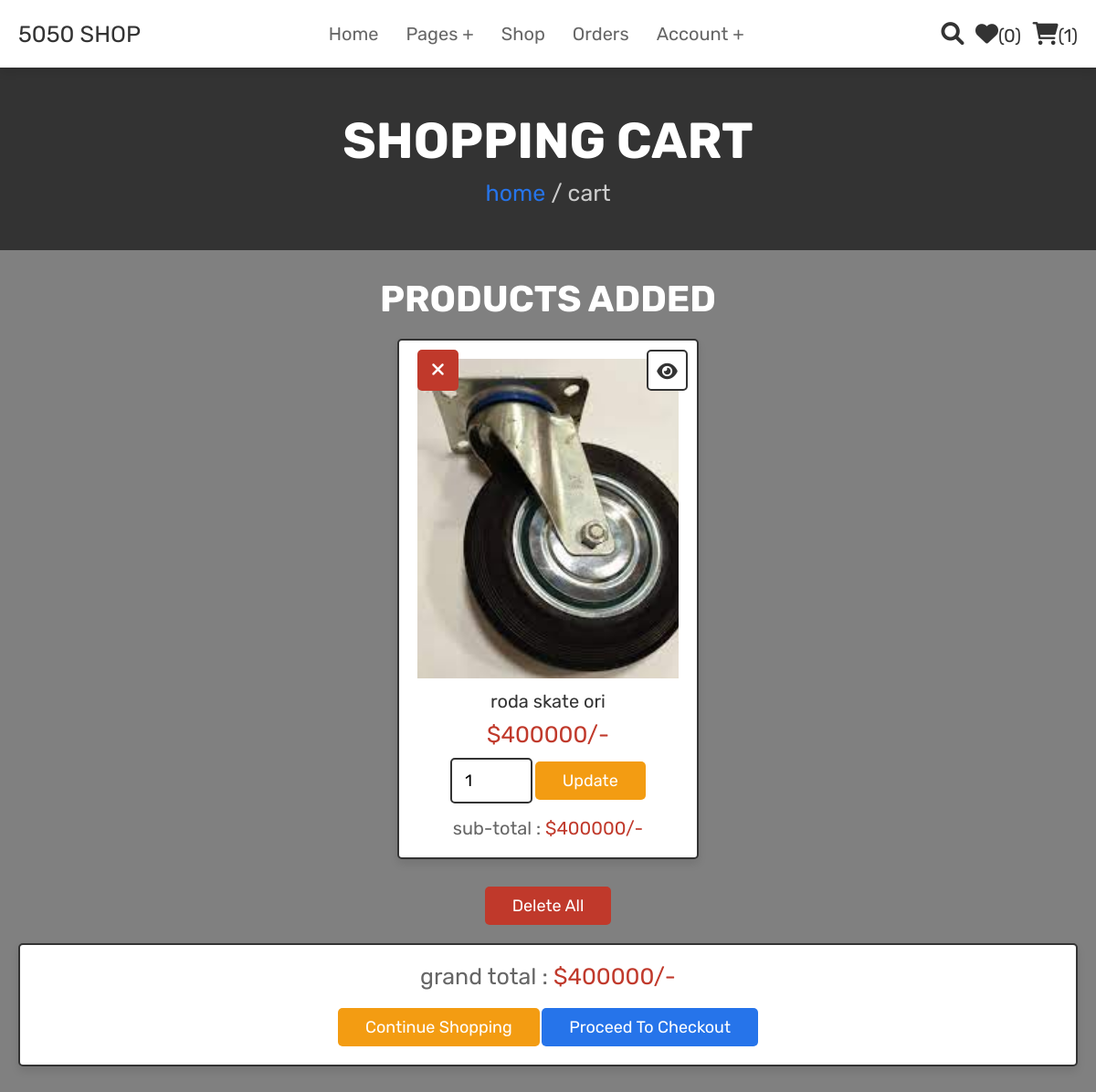
The app's page /PHP/cart.php (signed in) with its own data.
### tables this page shows
CREATE TABLE IF NOT EXISTS `cart` (
  `id` int NOT NULL AUTO_INCREMENT,
  `user_id` int NOT NULL,
  `pid` int NOT NULL,
  `name` varchar(100) NOT NULL,
  `price` int NOT NULL,
  `quantity` int NOT NULL,
  `image` varchar(100) NOT NULL,
  PRIMARY KEY (`id`)
);

### PHP/cart.php (the view, shortened to what this page needs)
<?php
@include 'config.php';
$user_id = $_SESSION['user_id'];
?>
<!DOCTYPE html>
<html lang="en">
<head>
   <link rel="stylesheet" href="https://cdnjs.cloudflare.com/ajax/libs/font-awesome/6.0.0/css/all.min.css">
   <link rel="stylesheet" href="css login/style.css">
</head>
<body>
<?php @include 'header.php'; ?>
<section class="heading">
    <h3>shopping cart</h3>
    <p> <a href="home.php">home</a> / cart </p>
</section>
<section class="shopping-cart">
    <h1 class="title">products added</h1>
    <div class="box-container">
    <?php
        $grand_total = 0;
        $select_cart = mysqli_query($conn, "SELECT * FROM `cart` WHERE user_id = '$user_id'") or die('query failed');
        if(mysqli_num_rows($select_cart) > 0){
            while($fetch_cart = mysqli_fetch_assoc($select_cart)){
    ?>
    <div  class="box">
        <a href="cart.php?delete=<?php echo $fetch_cart['id']; ?>" class="fas fa-times" onclick="return confirm('delete this from cart?');"></a>
        <a href="view_page.php?pid=<?php echo $fetch_cart['pid']; ?>" class="fas fa-eye"></a>
        <img src="uploaded_img/<?php echo $fetch_cart['image']; ?>" alt="" class="image">
        <div class="name"><?php echo $fetch_cart['name']; ?></div>
        <div class="price">$<?php echo $fetch_cart['price']; ?>/-</div>
        <form action="" method="post">
            <input type="number" min="1" value="<?php echo $fetch_cart['quantity']; ?>" name="cart_quantity" class="qty">
            <input type="submit" value="update" class="option-btn" name="update_quantity">
        </form>
        <div class="sub-total"> sub-total : <span>$<?php echo $sub_total = ($fetch_cart['price'] * $fetch_cart['quantity']); ?>/-</span> </div>
    </div>
    <?php
    $grand_total += $sub_total;
        }
    }else{
        echo '<p class="empty">your cart is empty</p>';
    }
    ?>
    </div>
    <div class="more-btn">
        <a href="cart.php?delete_all" class="delete-btn <?php echo ($grand_total > 1)?'':'disabled' ?>" onclick="return confirm('delete all from cart?');">delete all</a>
    </div>
    <div class="cart-total">
        <p>grand total : <span>$<?php echo $grand_total; ?>/-</span></p>
        <a href="shop.php" class="option-btn">continue shopping</a>
        <a href="checkout.php" class="btn  <?php echo ($grand_total > 1)?'':'disabled' ?>">proceed to checkout</a>
    </div>
</section>
</body>
</html>

### PHP/css login/style.css (style rules this page uses)
:root { --pink:#e84393; --red:#c0392b; --orange:#f39c12; --black:#333; --white:#fff; --light-color:#666; --light-white:#ccc; --light-bg:#f5f5f5; --blue:#2674ea; --border:.2rem solid var(--black); --box-shadow:0 .5rem 1rem rgba(0,0,0,.1); }
* { font-family: 'Rubik', sans-serif; margin:0; padding:0; box-sizing: border-box; outline: none; border:none; text-decoration: none; transition:all .2s linear; }
html { font-size: 62.5%; overflow-x: hidden; scroll-behavior: smooth; scroll-padding-top: 6.5rem; }
body { background-image: url('blur.png'); background-size: cover; background-repeat: no-repeat; background-color: grey; }
section { padding:3rem 2rem; }
.btn, .delete-btn, .option-btn { display: inline-block; border-radius: .5rem; margin-top: 1rem; font-size: 1.8rem; color:var(--white); cursor: pointer; padding:1rem 3rem; text-transform: capitalize; }
.btn { background-color:var(--blue); }
.delete-btn { background-color: var(--red); }
.option-btn { background-color: var(--orange); }
.more-btn { margin-top: 2rem; text-align: center; }
.heading { display: flex; flex-flow: column; align-items: center; justify-content: center; gap:1rem; background-color: var(--black); text-align: center; min-height: 25vh; }
.heading h3 { font-size: 5.5rem; color:var(--white); text-transform: uppercase; }
.heading p { font-size: 2.5rem; color:var(--light-white); }
.heading p a { color:var(--blue); }
.title { text-align: center; margin-bottom: 2rem; color:#fff; text-transform: uppercase; font-size: 4rem; }
.shopping-cart .box-container { max-width: 1200px; margin:0 auto; display: grid; grid-template-columns: repeat(auto-fit, 33rem); gap:1.5rem; align-items: flex-start; justify-content: center; }
.shopping-cart .box-container .box { padding:2rem; text-align: center; background-color: var(--white); border:var(--border); box-shadow: var(--box-shadow); border-radius: .5rem; position: relative; }
.shopping-cart .box-container .box .image { height: 35rem; width: 100%; object-fit: cover; }
.shopping-cart .box-container .box .fa-eye, .shopping-cart .box-container .box .fa-times { position: absolute; top:1rem; height: 4.5rem; width: 4.5rem; line-height: 4.3rem; font-size: 2rem; border-radius: .5rem; }
.shopping-cart .box-container .box .fa-eye { right:1rem; border:var(--border); background-color: var(--white); color:var(--black); }
.shopping-cart .box-container .box .fa-times { background-color: var(--red); color:var(--white); }
.shopping-cart .box-container .box .name { font-size: 2rem; color:var(--black); margin:1rem 0; }
.shopping-cart .box-container .box .price { font-size: 2.5rem; color:var(--red); margin:.5rem 0; }
.shopping-cart .box-container .box .qty { width: 9rem; padding:1.2rem 1.4rem; border-radius: .5rem; border:var(--border); font-size: 1.8rem; }
.shopping-cart .box-container .box .sub-total { margin-top: 1.5rem; font-size: 2rem; color:var(--light-color); }
.shopping-cart .box-container .box .sub-total span { color:var(--red); }
.shopping-cart .cart-total { max-width: 1200px; margin:0 auto; padding:2rem; text-align: center; background-color: var(--white); border:var(--border); box-shadow: var(--box-shadow); border-radius: .5rem; margin-top: 2rem; }
.shopping-cart .cart-total p { font-size: 2.5rem; color:var(--light-color); margin-bottom: 1rem; }
.shopping-cart .cart-total p span { color:var(--red); }

### records on screen
cart: image (picture), name "roda skate ori", price "400000", cart_quantity "1"

### other values on screen
$wishlist_num_rows "0"
$cart_num_rows "1"
$grand_total "400000"
